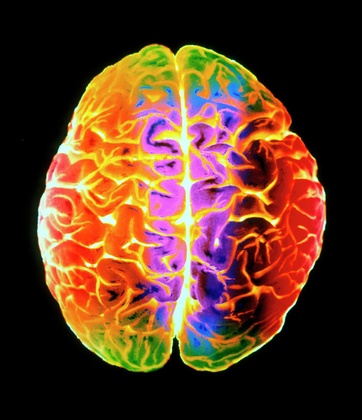
%> input picture images/coloured 3D MRI.jpg, 362 x 420 px, shrunk from 776 x 900 before the run
$ octave img_comp2.m   (GNU Octave 9; MATLAB toolbox functions it lacks are replaced by stand-ins)
%> lines starting %> are read from the running program, lines starting %| are printed output that depends on the picture
im = imread("coloured 3D MRI.jpg");
%> im is the input picture: size 420x362x3 uint8; mean R, G, B 93.8, 56.9, 37.8
figure;imshow(im);title("Original image");
d = dct2(im);
figure,imshow(d*0.01);
%> after `imshow(d*0.01)`:
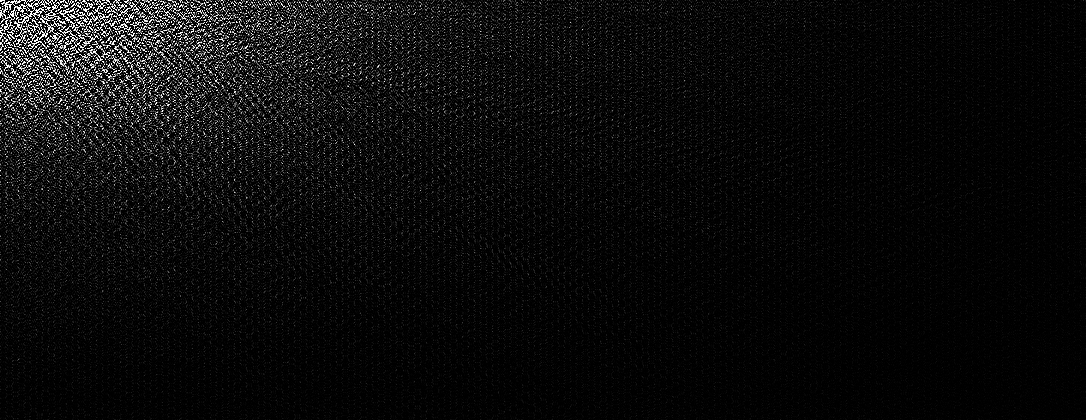
%> displayed picture: size 420x1086, on the screen's scale of 0 to 255; min 0, max 255, mean 12
id =idct2(d);
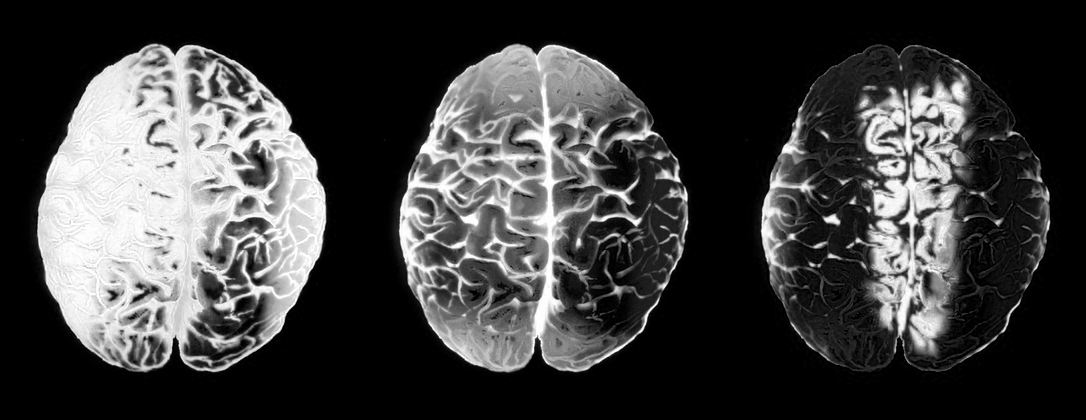
%> id: size 420x1086 double; min -3.42e-13, max 255, mean 62.8; drawn with min black and max white
figure,imshow(id/255);

[r,c] = size(im);
%> r = 420; c = 1086
df = zeros(r,c);
dff = df;
idf = df;
idff = df;
depth = 4;
N = 8;

for i = 1:N:r
    for j = 1:N:c
        f = im(i:i+N-1,j:j+N-1);
        DF = dct2(f);
        df(i:i+N-1,j:j+N-1) = DF; %dct of blocks
        DFF = idct2(df);
%> (the run ends here)

$ run again, with images/Brain tumor1.jpg copied over images/coloured 3D MRI.jpg
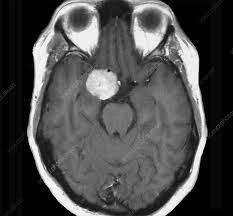
%> input picture images/Brain tumor1.jpg, 233 x 216 px
%> im is the input picture: size 216x233x3 uint8; min 0, max 255, mean 76.7
%> `imshow(d*0.01)`:
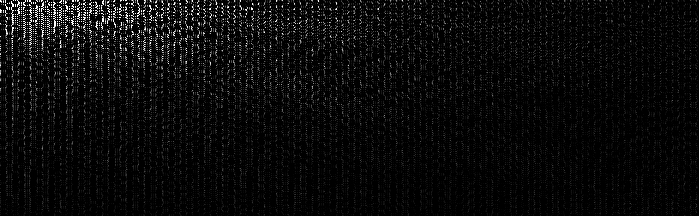
%> displayed picture: size 216x699, on the screen's scale of 0 to 255; min 0, max 255, mean 10.9
%> `id =idct2(d);`:
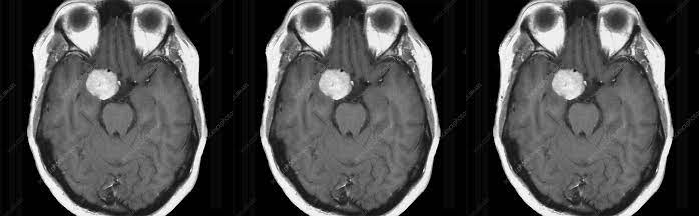
%> id: size 216x699 double; min -2.06e-13, max 255, mean 76.7; drawn with min black and max white
